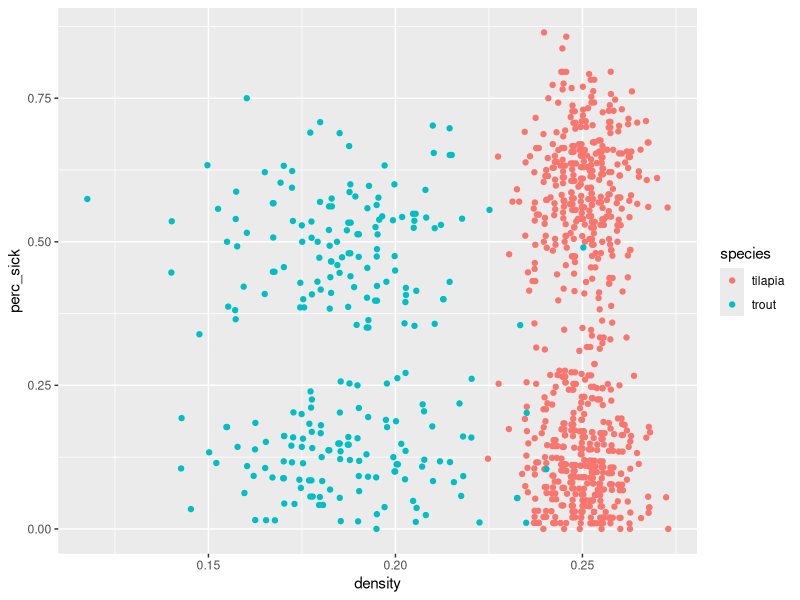
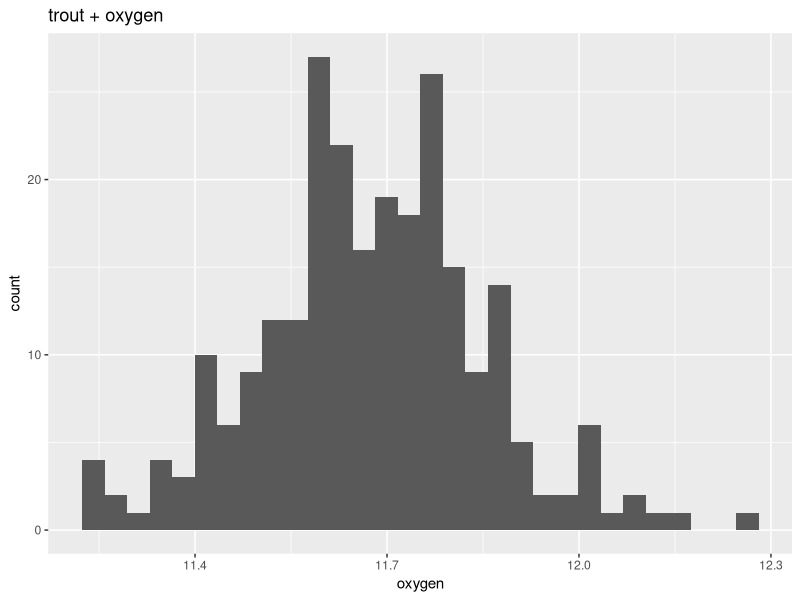
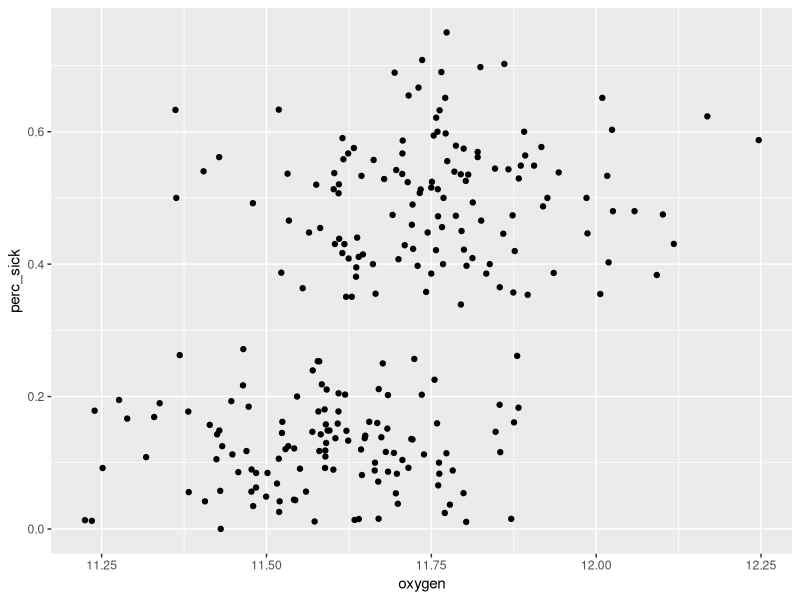

The R source for these figures, in order:
## ---- chunk 1
# load the tidyverse
library(tidyverse)
# read in the data, sick-fish.csv
sick <- read_csv("sick-fish.csv")
# look at the data
glimpse(sick)
## ---- chunk 2
sick <- sick %>% mutate(density = num_fish / tank_volume)

sick <- sick %>% mutate(perc_sick = num_sick / num_fish)
## ---- chunk 3

ggplot(data = sick, mapping = aes(density, perc_sick, color = species)) +
  geom_point()

# percentage sick is standardized across all the tank volumes and fish populations, so it puts everything in the same units


## ---- chunk 4
# comment it out
# trout and oxygen
## ---- chunk 5
troutOnly <- sick %>% filter(species == "trout")
## ---- chunk 6
ggplot(troutOnly, aes(x = oxygen)) +
  geom_histogram() +
  labs(title = "trout + oxygen")

# most common is around 11.6, but it could be different depending on their bin number. The correct answer is the value with the greatest frequency for their histogram. 

## ---- chunk 7
troutOnly %>% summarize(mean(oxygen), sd(oxygen))

## ---- chunk 8
# we want to know if oxygen concentration is related with the percentage of sick fish. I will use a scatterplot. 
## ---- chunk 9
ggplot(data = troutOnly, mapping = aes(x = oxygen, y= perc_sick)) +
  geom_point()
## ---- chunk 10

